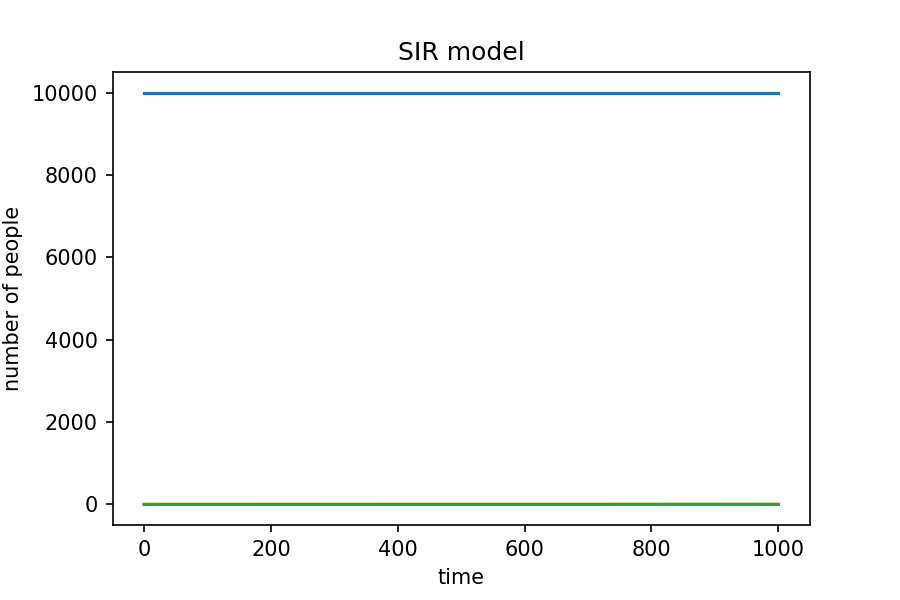

Recreate this plot in Python.
# -*- coding: utf-8 -*-
"""
Created on Wed May  8 08:52:59 2019

@author: panho
"""

# import necessary libraries
import numpy as np
import matplotlib.pyplot as plt
s = 9999
i = 1
r = 0

S = [9999]
I = [1]
R = [0]
N = 10000
beta = 0.3
gamma = 0.05

# need a loop to model the process of infection
# need to consider the the infection rate upon contact (beta), and the probability of making contact with an infected individual.
# need to consider changes of S, I and R after infection
time = 0
while time < 1000:
    mc = beta * (I[-1]/N)   #probility of infection
    a = np.random.choice(range(2),s,p=[1-mc,mc])
    a = sum(a)
    b = np.random.choice(range(2),i,p=[1-gamma,gamma])
    b = sum(b)
    s = s - a
    i = i + a - b
    r = r + b
    I.append(i)
    S.append(s)
    R.append(r)
    time = time + 1


plt.figure(figsize=(6,4),dpi=150)
plt.title("SIR model") 
plt.xlabel("time") 
plt.ylabel("number of people") 
plt.plot(S, label = 'susceptible')
plt.plot(I, label = 'infected')
plt.plot(R, label = 'recovered')

plt.savefig("SIR",type = "png")
plt.legend()
plt.show()
